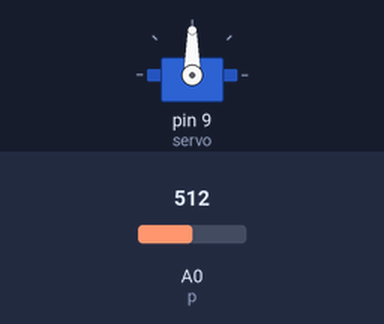
A sketch run on a simulated Arduino Uno, built with avr-gcc and run on an emulated ATmega328P. On the bench: servo. Inputs (shaded band) come from the test bench; at power-on: A0 (p) = 512.

Above: at 1.2 s.
1.3 s: A0 (p) set to 716
At 2.1 s:
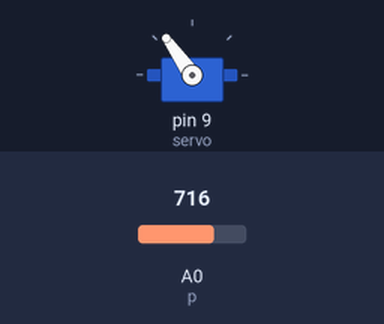
2.8 s: A0 (p) set to 900
At 3.2 s:
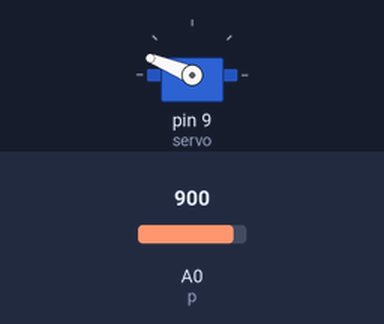
4.3 s: A0 (p) set to 1023
At 5.5 s:
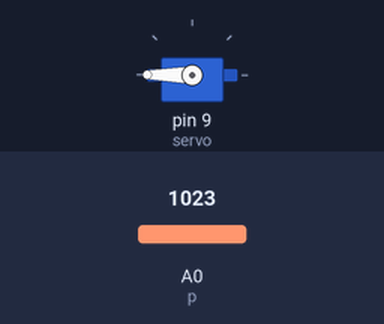
5.8 s: A0 (p) set to 306
At 6.7 s:
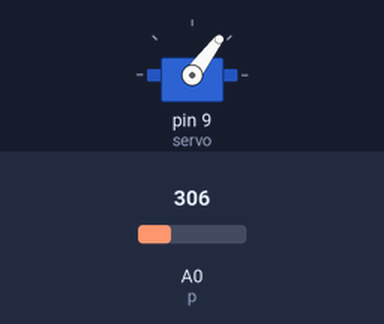
7.3 s: A0 (p) set to 122
At 7.8 s:
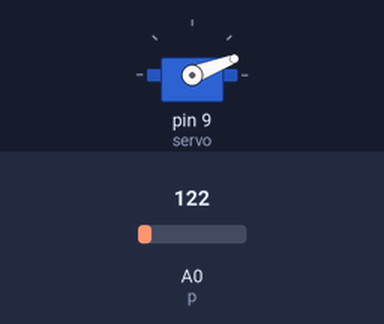
Timing chart, 0 to 9.8 s (numbered marks = the images above; inputs shaded):
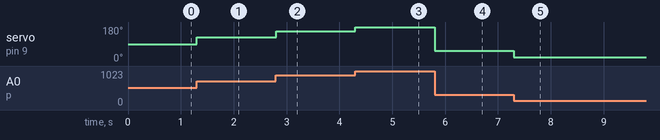

Measured:
- after the input at 1.3 s, servo on pin 9 (servo): 90° → 125° at once
- after the input at 2.8 s, servo on pin 9 (servo): 125° → 158° at once
- after the input at 4.3 s, servo on pin 9 (servo): 158° → 180° at once
- after the input at 5.8 s, servo on pin 9 (servo): 180° → 53° at once
- after the input at 7.3 s, servo on pin 9 (servo): 53° → 21° at once

The sketch:

Servo_with_potentiometer.ino
```cpp
#include<Servo.h>
Servo servo;

int angle = 0;
int p=A0;
void setup()
{
  Serial.begin(9600);
  servo.attach(9);
  pinMode(p,INPUT);
}

void loop()
{
    int x=analogRead(p);
    x=map(x,0,1023,0,180);
    servo.write(x);

}
```
